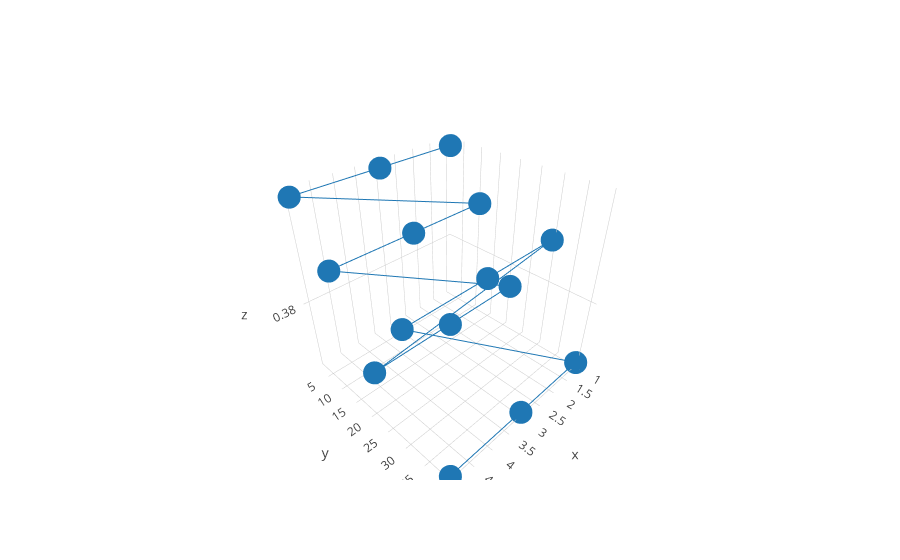

Write notebook code for a chart like this one.
### Code cell
plot_3d_profile(gens, pops, rmses)

### Figure 1 — Plotly figure (JSON) as saved in the notebook; plotly's stock layout.template omitted (floating-point values rounded to 4 significant figures)
{"data": [{"type": "scatter3d", "x": [1, 3, 5, 1, 3, 5, 1, 3, 5, 1, 3, 5, 1, 3, 5], "y": [2, 2, 2, 11, 11, 11, 21, 21, 21, 30, 30, 30, 40, 40, 40], "z": [0.3847, 0.3847, 0.3847, 0.3825, 0.3825, 0.3825, 0.3789, 0.3789, 0.3789, 0.3822, 0.3822, 0.3822, 0.3767, 0.3767, 0.3767]}], "layout": {"xaxis": {"range": [0, 6], "title": "Generations"}, "yaxis": {"range": [1, 41], "title": "Populations"}}}
